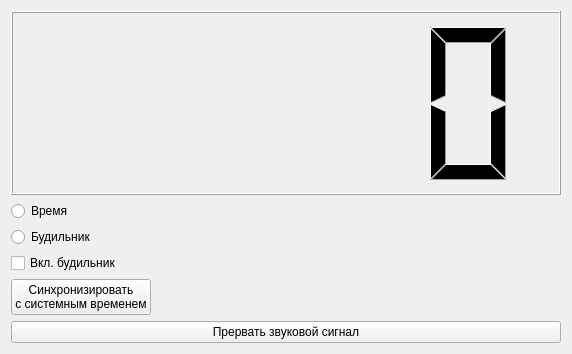
<?xml version="1.0" encoding="UTF-8"?>
<ui version="4.0">
 <class>MainWindow</class>
 <widget class="QMainWindow" name="MainWindow">
  <property name="geometry">
   <rect>
    <x>0</x>
    <y>0</y>
    <width>572</width>
    <height>354</height>
   </rect>
  </property>
  <property name="windowTitle">
   <string>Часы - будильник</string>
  </property>
  <widget class="QWidget" name="centralWidget">
   <layout class="QVBoxLayout" name="verticalLayout_2">
    <item>
     <widget class="QLCDNumber" name="lcdNumber">
      <property name="sizePolicy">
       <sizepolicy hsizetype="Expanding" vsizetype="Expanding">
        <horstretch>0</horstretch>
        <verstretch>0</verstretch>
       </sizepolicy>
      </property>
     </widget>
    </item>
    <item>
     <layout class="QHBoxLayout" name="horizontalLayout">
      <item>
       <layout class="QVBoxLayout" name="verticalLayout">
        <item>
         <widget class="QRadioButton" name="radioButtonSetTime">
          <property name="text">
           <string>Время</string>
          </property>
         </widget>
        </item>
        <item>
         <widget class="QRadioButton" name="radioButtonSetAlarm">
          <property name="text">
           <string>Будильник</string>
          </property>
         </widget>
        </item>
        <item>
         <widget class="QCheckBox" name="checkBoxAlarmEnabled">
          <property name="text">
           <string>Вкл. будильник</string>
          </property>
         </widget>
        </item>
        <item>
         <widget class="QPushButton" name="pushButtonSetSysTime">
          <property name="text">
           <string>Синхронизировать
с системным временем</string>
          </property>
         </widget>
        </item>
       </layout>
      </item>
      <item>
       <widget class="WidgetChangeValue" name="setHoursWidget" native="true">
        <property name="sizePolicy">
         <sizepolicy hsizetype="Expanding" vsizetype="Preferred">
          <horstretch>0</horstretch>
          <verstretch>0</verstretch>
         </sizepolicy>
        </property>
       </widget>
      </item>
      <item>
       <widget class="WidgetChangeValue" name="setMinutesWidget" native="true">
        <property name="sizePolicy">
         <sizepolicy hsizetype="Expanding" vsizetype="Preferred">
          <horstretch>0</horstretch>
          <verstretch>0</verstretch>
         </sizepolicy>
        </property>
       </widget>
      </item>
      <item>
       <widget class="WidgetChangeValue" name="setSecondsWidget" native="true">
        <property name="sizePolicy">
         <sizepolicy hsizetype="Expanding" vsizetype="Preferred">
          <horstretch>0</horstretch>
          <verstretch>0</verstretch>
         </sizepolicy>
        </property>
       </widget>
      </item>
     </layout>
    </item>
    <item>
     <widget class="QPushButton" name="pbStopAlarm">
      <property name="text">
       <string>Прервать звуковой сигнал</string>
      </property>
     </widget>
    </item>
   </layout>
  </widget>
 </widget>
 <layoutdefault spacing="6" margin="11"/>
 <customwidgets>
  <customwidget>
   <class>WidgetChangeValue</class>
   <extends>QWidget</extends>
   <header>widgetchangevalue.h</header>
   <container>1</container>
  </customwidget>
 </customwidgets>
 <resources/>
 <connections/>
</ui>
